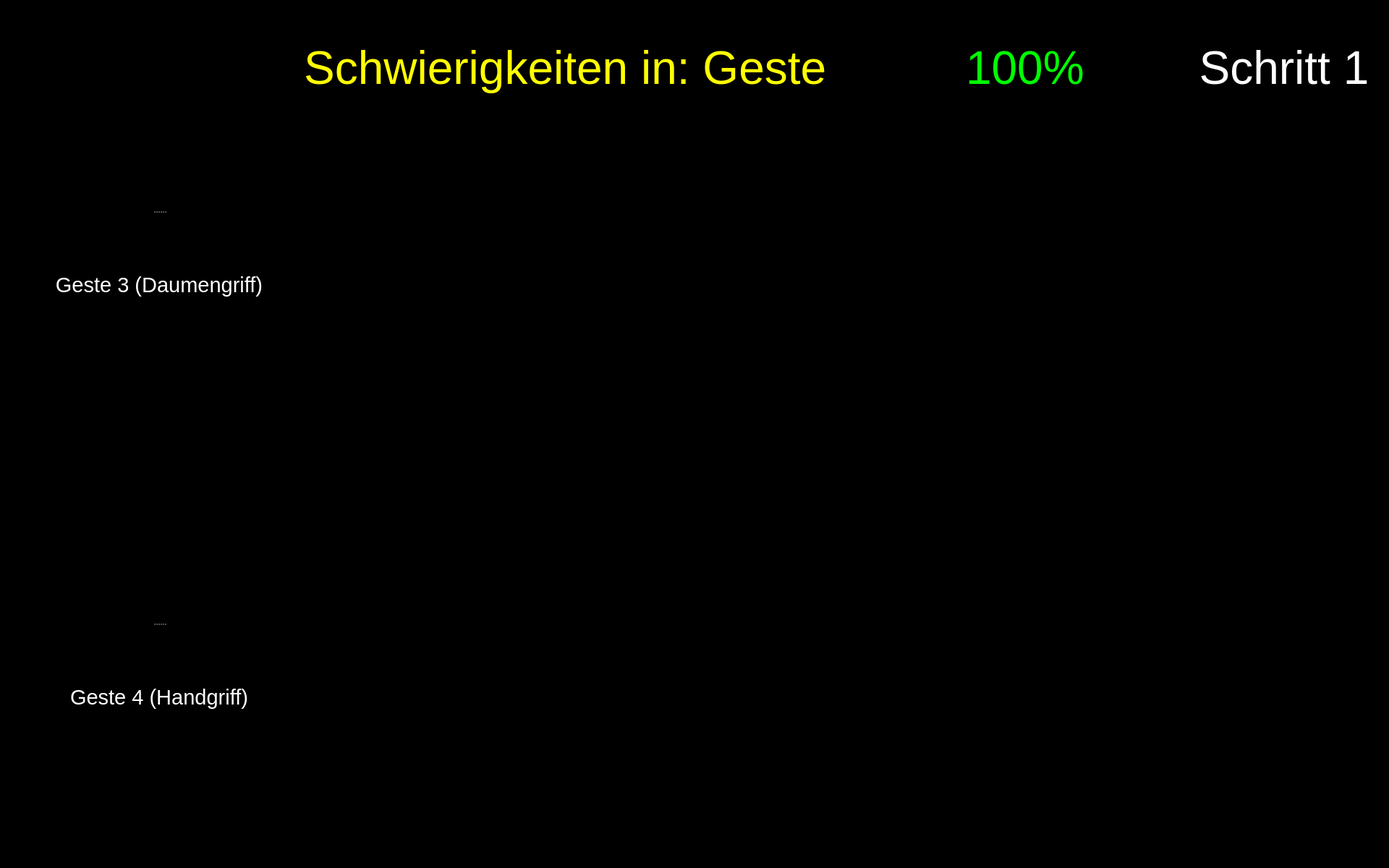
<?xml version="1.0" encoding="UTF-8"?>
<ui version="4.0">
 <class>Form</class>
 <widget class="QWidget" name="Form">
  <property name="geometry">
   <rect>
    <x>0</x>
    <y>0</y>
    <width>1920</width>
    <height>1200</height>
   </rect>
  </property>
  <property name="maximumSize">
   <size>
    <width>1920</width>
    <height>1200</height>
   </size>
  </property>
  <property name="windowTitle">
   <string>Form</string>
  </property>
  <property name="styleSheet">
   <string notr="true">background-color: rgb(0, 0, 0);</string>
  </property>
  <widget class="QPushButton" name="button_nav_left">
   <property name="enabled">
    <bool>true</bool>
   </property>
   <property name="geometry">
    <rect>
     <x>800</x>
     <y>560</y>
     <width>150</width>
     <height>150</height>
    </rect>
   </property>
   <property name="minimumSize">
    <size>
     <width>81</width>
     <height>81</height>
    </size>
   </property>
   <property name="maximumSize">
    <size>
     <width>150</width>
     <height>150</height>
    </size>
   </property>
   <property name="cursor">
    <cursorShape>OpenHandCursor</cursorShape>
   </property>
   <property name="focusPolicy">
    <enum>Qt::WheelFocus</enum>
   </property>
   <property name="contextMenuPolicy">
    <enum>Qt::DefaultContextMenu</enum>
   </property>
   <property name="layoutDirection">
    <enum>Qt::LeftToRight</enum>
   </property>
   <property name="autoFillBackground">
    <bool>false</bool>
   </property>
   <property name="styleSheet">
    <string notr="true"/>
   </property>
   <property name="icon">
    <iconset resource="resources/res.qrc">
     <normaloff>:/buttons/Button Left.svg</normaloff>:/buttons/Button Left.svg</iconset>
   </property>
   <property name="iconSize">
    <size>
     <width>144</width>
     <height>144</height>
    </size>
   </property>
   <property name="autoDefault">
    <bool>false</bool>
   </property>
   <property name="default">
    <bool>false</bool>
   </property>
   <property name="flat">
    <bool>true</bool>
   </property>
  </widget>
  <widget class="QPushButton" name="button_nav_right">
   <property name="enabled">
    <bool>true</bool>
   </property>
   <property name="geometry">
    <rect>
     <x>960</x>
     <y>560</y>
     <width>150</width>
     <height>150</height>
    </rect>
   </property>
   <property name="minimumSize">
    <size>
     <width>81</width>
     <height>81</height>
    </size>
   </property>
   <property name="maximumSize">
    <size>
     <width>150</width>
     <height>150</height>
    </size>
   </property>
   <property name="cursor">
    <cursorShape>OpenHandCursor</cursorShape>
   </property>
   <property name="focusPolicy">
    <enum>Qt::WheelFocus</enum>
   </property>
   <property name="contextMenuPolicy">
    <enum>Qt::DefaultContextMenu</enum>
   </property>
   <property name="layoutDirection">
    <enum>Qt::LeftToRight</enum>
   </property>
   <property name="autoFillBackground">
    <bool>false</bool>
   </property>
   <property name="styleSheet">
    <string notr="true"/>
   </property>
   <property name="icon">
    <iconset resource="resources/res.qrc">
     <normaloff>:/buttons/Button Right.svg</normaloff>:/buttons/Button Right.svg</iconset>
   </property>
   <property name="iconSize">
    <size>
     <width>144</width>
     <height>144</height>
    </size>
   </property>
   <property name="autoDefault">
    <bool>false</bool>
   </property>
   <property name="default">
    <bool>false</bool>
   </property>
   <property name="flat">
    <bool>true</bool>
   </property>
  </widget>
  <widget class="QWidget" name="widget_score" native="true">
   <property name="geometry">
    <rect>
     <x>1180</x>
     <y>20</y>
     <width>450</width>
     <height>150</height>
    </rect>
   </property>
   <widget class="QWidget" name="horizontalLayoutWidget_2">
    <property name="geometry">
     <rect>
      <x>-1</x>
      <y>-1</y>
      <width>451</width>
      <height>152</height>
     </rect>
    </property>
    <layout class="QHBoxLayout" name="horizontalLayout_2">
     <item>
      <widget class="QLabel" name="score_flag">
       <property name="enabled">
        <bool>true</bool>
       </property>
       <property name="sizePolicy">
        <sizepolicy hsizetype="Preferred" vsizetype="Preferred">
         <horstretch>0</horstretch>
         <verstretch>0</verstretch>
        </sizepolicy>
       </property>
       <property name="maximumSize">
        <size>
         <width>150</width>
         <height>150</height>
        </size>
       </property>
       <property name="text">
        <string/>
       </property>
       <property name="pixmap">
        <pixmap resource="resources/res.qrc">:/img/Score Flag.svg</pixmap>
       </property>
      </widget>
     </item>
     <item>
      <widget class="QLabel" name="label_text_score">
       <property name="font">
        <font>
         <pointsize>48</pointsize>
        </font>
       </property>
       <property name="styleSheet">
        <string notr="true">color: rgb(0, 255, 0);</string>
       </property>
       <property name="text">
        <string>&lt;html&gt;&lt;head/&gt;&lt;body&gt;&lt;p&gt;&lt;span style=&quot; color:#00ff00;&quot;&gt;100%&lt;/span&gt;&lt;/p&gt;&lt;/body&gt;&lt;/html&gt;</string>
       </property>
       <property name="alignment">
        <set>Qt::AlignLeading|Qt::AlignLeft|Qt::AlignVCenter</set>
       </property>
       <property name="wordWrap">
        <bool>true</bool>
       </property>
      </widget>
     </item>
    </layout>
   </widget>
  </widget>
  <widget class="QPushButton" name="button_exit">
   <property name="enabled">
    <bool>true</bool>
   </property>
   <property name="geometry">
    <rect>
     <x>1760</x>
     <y>1040</y>
     <width>150</width>
     <height>150</height>
    </rect>
   </property>
   <property name="minimumSize">
    <size>
     <width>81</width>
     <height>81</height>
    </size>
   </property>
   <property name="maximumSize">
    <size>
     <width>150</width>
     <height>150</height>
    </size>
   </property>
   <property name="cursor">
    <cursorShape>OpenHandCursor</cursorShape>
   </property>
   <property name="focusPolicy">
    <enum>Qt::WheelFocus</enum>
   </property>
   <property name="contextMenuPolicy">
    <enum>Qt::DefaultContextMenu</enum>
   </property>
   <property name="icon">
    <iconset resource="resources/res.qrc">
     <normaloff>:/buttons/Button Exit.svg</normaloff>:/buttons/Button Exit.svg</iconset>
   </property>
   <property name="iconSize">
    <size>
     <width>144</width>
     <height>144</height>
    </size>
   </property>
   <property name="autoDefault">
    <bool>false</bool>
   </property>
   <property name="default">
    <bool>false</bool>
   </property>
   <property name="flat">
    <bool>true</bool>
   </property>
  </widget>
  <widget class="QLabel" name="image_step">
   <property name="geometry">
    <rect>
     <x>1650</x>
     <y>170</y>
     <width>250</width>
     <height>250</height>
    </rect>
   </property>
   <property name="font">
    <font>
     <pointsize>48</pointsize>
    </font>
   </property>
   <property name="styleSheet">
    <string notr="true">color: rgb(255, 255, 255);</string>
   </property>
   <property name="text">
    <string/>
   </property>
   <property name="pixmap">
    <pixmap resource="resources/res.qrc">:/detected steps/Detected Step1_Button.png</pixmap>
   </property>
   <property name="alignment">
    <set>Qt::AlignCenter</set>
   </property>
   <property name="wordWrap">
    <bool>true</bool>
   </property>
  </widget>
  <widget class="QLabel" name="label_plot_1">
   <property name="geometry">
    <rect>
     <x>490</x>
     <y>180</y>
     <width>850</width>
     <height>340</height>
    </rect>
   </property>
   <property name="maximumSize">
    <size>
     <width>1200</width>
     <height>480</height>
    </size>
   </property>
   <property name="font">
    <font>
     <pointsize>48</pointsize>
    </font>
   </property>
   <property name="styleSheet">
    <string notr="true">color: rgb(255, 255, 255);</string>
   </property>
   <property name="text">
    <string/>
   </property>
   <property name="scaledContents">
    <bool>true</bool>
   </property>
  </widget>
  <widget class="QLabel" name="icon_newbie_1">
   <property name="enabled">
    <bool>true</bool>
   </property>
   <property name="geometry">
    <rect>
     <x>490</x>
     <y>380</y>
     <width>100</width>
     <height>100</height>
    </rect>
   </property>
   <property name="sizePolicy">
    <sizepolicy hsizetype="Preferred" vsizetype="Preferred">
     <horstretch>0</horstretch>
     <verstretch>0</verstretch>
    </sizepolicy>
   </property>
   <property name="maximumSize">
    <size>
     <width>100</width>
     <height>100</height>
    </size>
   </property>
   <property name="text">
    <string/>
   </property>
   <property name="pixmap">
    <pixmap resource="resources/res.qrc">:/img/Icon User.png</pixmap>
   </property>
   <property name="scaledContents">
    <bool>true</bool>
   </property>
  </widget>
  <widget class="QLabel" name="icon_newbie_2">
   <property name="enabled">
    <bool>true</bool>
   </property>
   <property name="geometry">
    <rect>
     <x>490</x>
     <y>960</y>
     <width>100</width>
     <height>100</height>
    </rect>
   </property>
   <property name="sizePolicy">
    <sizepolicy hsizetype="Preferred" vsizetype="Preferred">
     <horstretch>0</horstretch>
     <verstretch>0</verstretch>
    </sizepolicy>
   </property>
   <property name="maximumSize">
    <size>
     <width>100</width>
     <height>100</height>
    </size>
   </property>
   <property name="text">
    <string/>
   </property>
   <property name="pixmap">
    <pixmap resource="resources/res.qrc">:/img/Icon User.png</pixmap>
   </property>
   <property name="scaledContents">
    <bool>true</bool>
   </property>
  </widget>
  <widget class="QLabel" name="icon_reaction_1">
   <property name="enabled">
    <bool>true</bool>
   </property>
   <property name="geometry">
    <rect>
     <x>1400</x>
     <y>250</y>
     <width>200</width>
     <height>200</height>
    </rect>
   </property>
   <property name="sizePolicy">
    <sizepolicy hsizetype="Preferred" vsizetype="Preferred">
     <horstretch>0</horstretch>
     <verstretch>0</verstretch>
    </sizepolicy>
   </property>
   <property name="maximumSize">
    <size>
     <width>200</width>
     <height>200</height>
    </size>
   </property>
   <property name="text">
    <string/>
   </property>
   <property name="scaledContents">
    <bool>true</bool>
   </property>
  </widget>
  <widget class="QLabel" name="icon_expert_2">
   <property name="enabled">
    <bool>true</bool>
   </property>
   <property name="geometry">
    <rect>
     <x>490</x>
     <y>810</y>
     <width>100</width>
     <height>100</height>
    </rect>
   </property>
   <property name="sizePolicy">
    <sizepolicy hsizetype="Preferred" vsizetype="Preferred">
     <horstretch>0</horstretch>
     <verstretch>0</verstretch>
    </sizepolicy>
   </property>
   <property name="maximumSize">
    <size>
     <width>100</width>
     <height>100</height>
    </size>
   </property>
   <property name="text">
    <string/>
   </property>
   <property name="pixmap">
    <pixmap resource="resources/res.qrc">:/img/Icon Expert.png</pixmap>
   </property>
   <property name="scaledContents">
    <bool>true</bool>
   </property>
  </widget>
  <widget class="QLabel" name="label_plot_2">
   <property name="geometry">
    <rect>
     <x>490</x>
     <y>760</y>
     <width>850</width>
     <height>340</height>
    </rect>
   </property>
   <property name="maximumSize">
    <size>
     <width>1200</width>
     <height>480</height>
    </size>
   </property>
   <property name="font">
    <font>
     <pointsize>48</pointsize>
    </font>
   </property>
   <property name="styleSheet">
    <string notr="true">color: rgb(255, 255, 255);</string>
   </property>
   <property name="text">
    <string/>
   </property>
   <property name="scaledContents">
    <bool>true</bool>
   </property>
  </widget>
  <widget class="QLabel" name="icon_expert_1">
   <property name="enabled">
    <bool>true</bool>
   </property>
   <property name="geometry">
    <rect>
     <x>490</x>
     <y>220</y>
     <width>100</width>
     <height>100</height>
    </rect>
   </property>
   <property name="sizePolicy">
    <sizepolicy hsizetype="Preferred" vsizetype="Preferred">
     <horstretch>0</horstretch>
     <verstretch>0</verstretch>
    </sizepolicy>
   </property>
   <property name="maximumSize">
    <size>
     <width>100</width>
     <height>100</height>
    </size>
   </property>
   <property name="text">
    <string/>
   </property>
   <property name="pixmap">
    <pixmap resource="resources/res.qrc">:/img/Icon Expert.png</pixmap>
   </property>
   <property name="scaledContents">
    <bool>true</bool>
   </property>
  </widget>
  <widget class="QLabel" name="icon_reaction_2">
   <property name="enabled">
    <bool>true</bool>
   </property>
   <property name="geometry">
    <rect>
     <x>1400</x>
     <y>820</y>
     <width>200</width>
     <height>200</height>
    </rect>
   </property>
   <property name="sizePolicy">
    <sizepolicy hsizetype="Preferred" vsizetype="Preferred">
     <horstretch>0</horstretch>
     <verstretch>0</verstretch>
    </sizepolicy>
   </property>
   <property name="maximumSize">
    <size>
     <width>200</width>
     <height>200</height>
    </size>
   </property>
   <property name="text">
    <string/>
   </property>
   <property name="scaledContents">
    <bool>true</bool>
   </property>
  </widget>
  <widget class="QLabel" name="label_trouble">
   <property name="geometry">
    <rect>
     <x>260</x>
     <y>20</y>
     <width>900</width>
     <height>150</height>
    </rect>
   </property>
   <property name="font">
    <font>
     <family>Arial</family>
     <pointsize>48</pointsize>
     <weight>9</weight>
     <italic>false</italic>
     <bold>false</bold>
    </font>
   </property>
   <property name="styleSheet">
    <string notr="true">font: 75 48pt &quot;Arial&quot;;
color: rgb(255, 255, 0);</string>
   </property>
   <property name="text">
    <string>Schwierigkeiten in: Geste </string>
   </property>
   <property name="textFormat">
    <enum>Qt::RichText</enum>
   </property>
   <property name="alignment">
    <set>Qt::AlignRight|Qt::AlignTrailing|Qt::AlignVCenter</set>
   </property>
   <property name="wordWrap">
    <bool>true</bool>
   </property>
  </widget>
  <widget class="QLabel" name="label_text_step">
   <property name="geometry">
    <rect>
     <x>1650</x>
     <y>20</y>
     <width>250</width>
     <height>150</height>
    </rect>
   </property>
   <property name="font">
    <font>
     <family>Arial</family>
     <pointsize>48</pointsize>
     <weight>9</weight>
     <italic>false</italic>
     <bold>false</bold>
    </font>
   </property>
   <property name="styleSheet">
    <string notr="true">font: 75 48pt &quot;Arial&quot;;
color: rgb(255, 255, 255);</string>
   </property>
   <property name="text">
    <string>Schritt 1</string>
   </property>
   <property name="textFormat">
    <enum>Qt::RichText</enum>
   </property>
   <property name="alignment">
    <set>Qt::AlignCenter</set>
   </property>
   <property name="wordWrap">
    <bool>true</bool>
   </property>
  </widget>
  <widget class="QSplitter" name="splitter_4">
   <property name="geometry">
    <rect>
     <x>60</x>
     <y>210</y>
     <width>320</width>
     <height>282</height>
    </rect>
   </property>
   <property name="orientation">
    <enum>Qt::Vertical</enum>
   </property>
   <widget class="QLabel" name="image_required_3">
    <property name="maximumSize">
     <size>
      <width>320</width>
      <height>240</height>
     </size>
    </property>
    <property name="text">
     <string/>
    </property>
    <property name="pixmap">
     <pixmap resource="resources/res.qrc">:/img/step1_gesture3.png</pixmap>
    </property>
    <property name="scaledContents">
     <bool>true</bool>
    </property>
   </widget>
   <widget class="QLabel" name="text_required_3">
    <property name="font">
     <font>
      <family>Arial</family>
      <pointsize>22</pointsize>
      <weight>9</weight>
      <italic>false</italic>
      <bold>false</bold>
     </font>
    </property>
    <property name="styleSheet">
     <string notr="true">font: 75 22pt &quot;Arial&quot;;
color: rgb(255, 255, 255);</string>
    </property>
    <property name="text">
     <string>Geste 3 (Daumengriff)</string>
    </property>
    <property name="textFormat">
     <enum>Qt::PlainText</enum>
    </property>
    <property name="alignment">
     <set>Qt::AlignCenter</set>
    </property>
    <property name="wordWrap">
     <bool>true</bool>
    </property>
   </widget>
  </widget>
  <widget class="QSplitter" name="splitter_hide">
   <property name="geometry">
    <rect>
     <x>60</x>
     <y>780</y>
     <width>320</width>
     <height>282</height>
    </rect>
   </property>
   <property name="orientation">
    <enum>Qt::Vertical</enum>
   </property>
   <widget class="QLabel" name="image_required_5">
    <property name="maximumSize">
     <size>
      <width>320</width>
      <height>240</height>
     </size>
    </property>
    <property name="text">
     <string/>
    </property>
    <property name="pixmap">
     <pixmap resource="resources/res.qrc">:/img/step3_gesture4.png</pixmap>
    </property>
    <property name="scaledContents">
     <bool>true</bool>
    </property>
   </widget>
   <widget class="QLabel" name="text_required_5">
    <property name="font">
     <font>
      <family>Arial</family>
      <pointsize>22</pointsize>
      <weight>9</weight>
      <italic>false</italic>
      <bold>false</bold>
     </font>
    </property>
    <property name="styleSheet">
     <string notr="true">font: 75 22pt &quot;Arial&quot;;
color: rgb(255, 255, 255);</string>
    </property>
    <property name="text">
     <string>Geste 4 (Handgriff)</string>
    </property>
    <property name="textFormat">
     <enum>Qt::PlainText</enum>
    </property>
    <property name="alignment">
     <set>Qt::AlignCenter</set>
    </property>
    <property name="wordWrap">
     <bool>true</bool>
    </property>
   </widget>
  </widget>
  <zorder>label_plot_2</zorder>
  <zorder>button_nav_left</zorder>
  <zorder>button_nav_right</zorder>
  <zorder>widget_score</zorder>
  <zorder>button_exit</zorder>
  <zorder>image_step</zorder>
  <zorder>label_plot_1</zorder>
  <zorder>icon_newbie_1</zorder>
  <zorder>icon_newbie_2</zorder>
  <zorder>icon_reaction_1</zorder>
  <zorder>icon_expert_2</zorder>
  <zorder>icon_expert_1</zorder>
  <zorder>icon_reaction_2</zorder>
  <zorder>label_trouble</zorder>
  <zorder>label_text_step</zorder>
  <zorder>splitter_4</zorder>
  <zorder>splitter_hide</zorder>
 </widget>
 <resources>
  <include location="resources/res.qrc"/>
  <include location="../en/resources/res.qrc"/>
 </resources>
 <connections/>
</ui>
